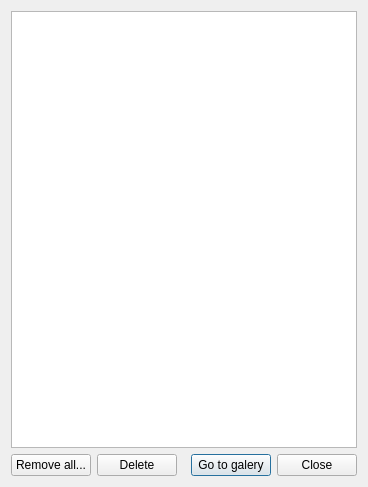
<?xml version="1.0" encoding="UTF-8"?>
<ui version="4.0">
 <class>CDSOGaleryList</class>
 <widget class="QDialog" name="CDSOGaleryList">
  <property name="geometry">
   <rect>
    <x>0</x>
    <y>0</y>
    <width>368</width>
    <height>487</height>
   </rect>
  </property>
  <property name="windowTitle">
   <string>Image galery</string>
  </property>
  <layout class="QVBoxLayout" name="verticalLayout">
   <item>
    <widget class="QTreeView" name="treeView">
     <property name="editTriggers">
      <set>QAbstractItemView::NoEditTriggers</set>
     </property>
    </widget>
   </item>
   <item>
    <layout class="QHBoxLayout" name="horizontalLayout">
     <item>
      <widget class="QPushButton" name="pushButton_3">
       <property name="text">
        <string>Remove all...</string>
       </property>
      </widget>
     </item>
     <item>
      <widget class="QPushButton" name="pushButton_4">
       <property name="text">
        <string>Delete</string>
       </property>
      </widget>
     </item>
     <item>
      <spacer name="horizontalSpacer">
       <property name="orientation">
        <enum>Qt::Horizontal</enum>
       </property>
       <property name="sizeHint" stdset="0">
        <size>
         <width>40</width>
         <height>20</height>
        </size>
       </property>
      </spacer>
     </item>
     <item>
      <widget class="QPushButton" name="pushButton">
       <property name="text">
        <string>Go to galery</string>
       </property>
       <property name="default">
        <bool>true</bool>
       </property>
      </widget>
     </item>
     <item>
      <widget class="QPushButton" name="pushButton_2">
       <property name="text">
        <string>Close</string>
       </property>
      </widget>
     </item>
    </layout>
   </item>
  </layout>
 </widget>
 <resources/>
 <connections/>
</ui>
